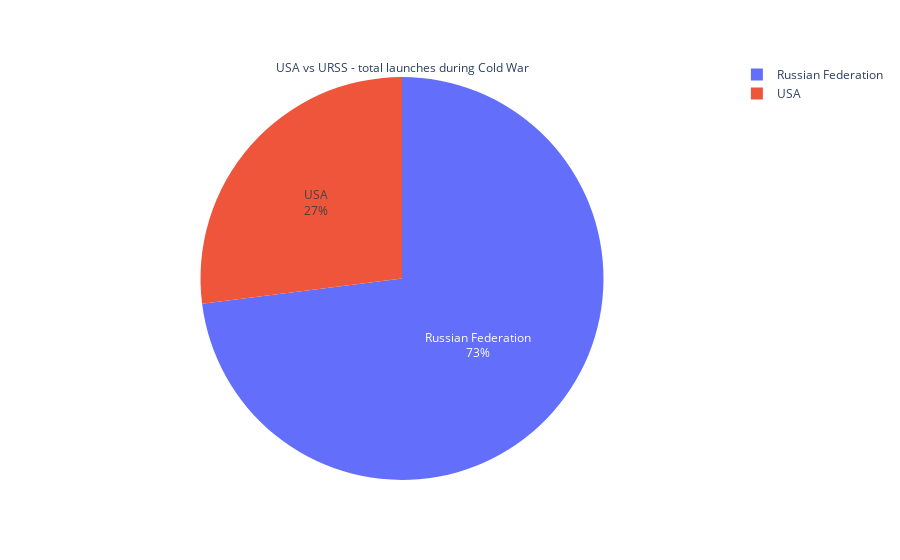

Source (notebook cell):
### Markdown cell above
## Create a Plotly Pie Chart comparing the total number of launches of the USSR and the USA

Hint: Remember to include former Soviet Republics like Kazakhstan when analysing the total number of launches.

### Code cell
%matplotlib inline


the_values = [len(df_cold_war_usa), len(df_cold_war_rus)]
the_labels = [df_cold_war_usa["Nation"].unique(), df_cold_war_rus["Nation"].unique()]

fig = px.pie(labels=the_labels, 
             values=the_values,
             names=the_labels,
             hover_name=the_labels)
fig.update_traces(title="USA vs URSS - total launches during Cold War", textposition="inside", textinfo="percent+label")


fig.show()

### Figure 1 — Plotly figure (JSON) as saved in the notebook; plotly's stock layout.template omitted (floating-point values rounded to 4 significant figures)
{"data": [{"domain": {"x": [0, 1], "y": [0, 1]}, "hovertemplate": "<b>%{hovertext}</b><br><br>label=%{label}<br>value=%{value}<extra></extra>", "hovertext": [["USA"], ["Russian Federation"]], "labels": [["USA"], ["Russian Federation"]], "legendgroup": "", "name": "", "showlegend": true, "textinfo": "percent+label", "textposition": "inside", "title": {"text": "USA vs URSS - total launches during Cold War"}, "type": "pie", "values": [644, 1741]}], "layout": {"legend": {"tracegroupgap": 0}, "margin": {"t": 60}}}
